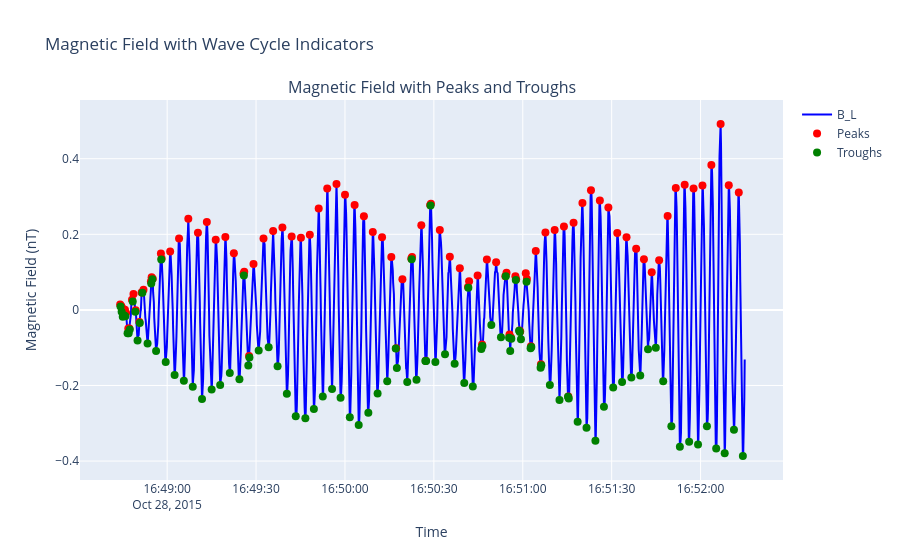

Write notebook code for a chart like this one.
### Code cell
import numpy as np
from scipy.signal import find_peaks
import plotly.graph_objects as go
import plotly.subplots as sp

# Assume 'B_x' is the signal we want to analyze
signal = filtered_data['B_L'].values
time = filtered_data.index

# Find peaks (maxima) and troughs (minima)
peaks, _ = find_peaks(signal)
troughs, _ = find_peaks(-signal)

# Create subplots
fig = sp.make_subplots(rows=1, cols=1, subplot_titles=["Magnetic Field with Peaks and Troughs"])

# Plot the signal
fig.add_trace(go.Scatter(x=time, y=signal, mode='lines', name='B_L', line=dict(color='blue')))

# Add markers for peaks
fig.add_trace(go.Scatter(
    x=time[peaks], y=signal[peaks],
    mode='markers', name='Peaks', marker=dict(color='red', size=8)
))

# Add markers for troughs
fig.add_trace(go.Scatter(
    x=time[troughs], y=signal[troughs],
    mode='markers', name='Troughs', marker=dict(color='green', size=8)
))

# Update layout for interactivity
fig.update_layout(
    title="Magnetic Field with Wave Cycle Indicators",
    xaxis_title="Time",
    yaxis_title="Magnetic Field (nT)",
    height=600
)

fig.show()
